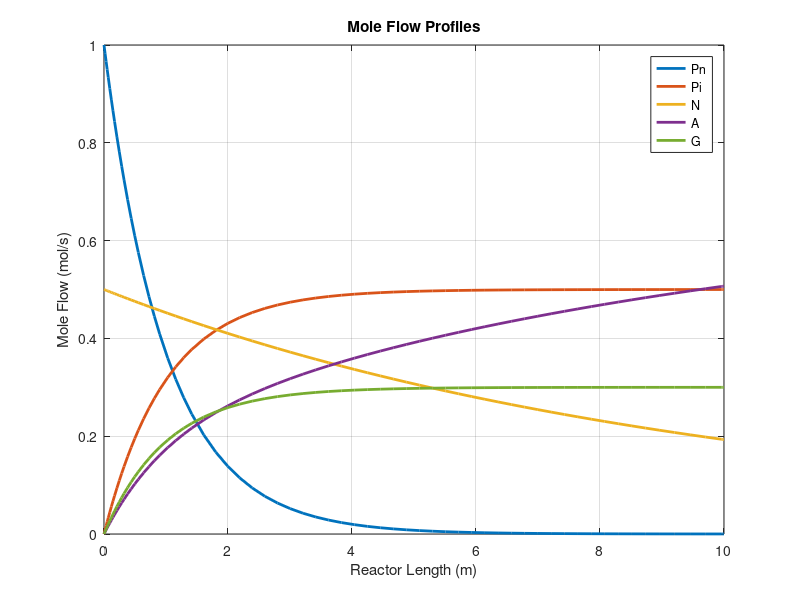
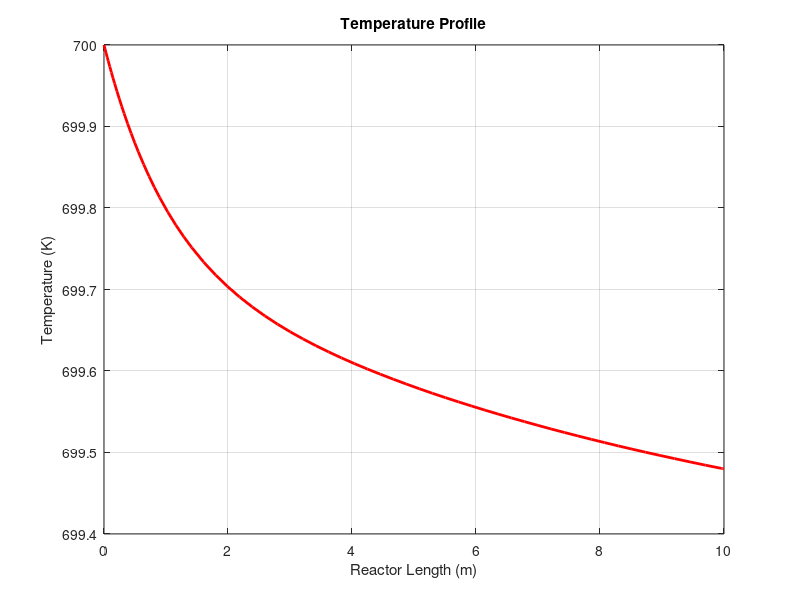
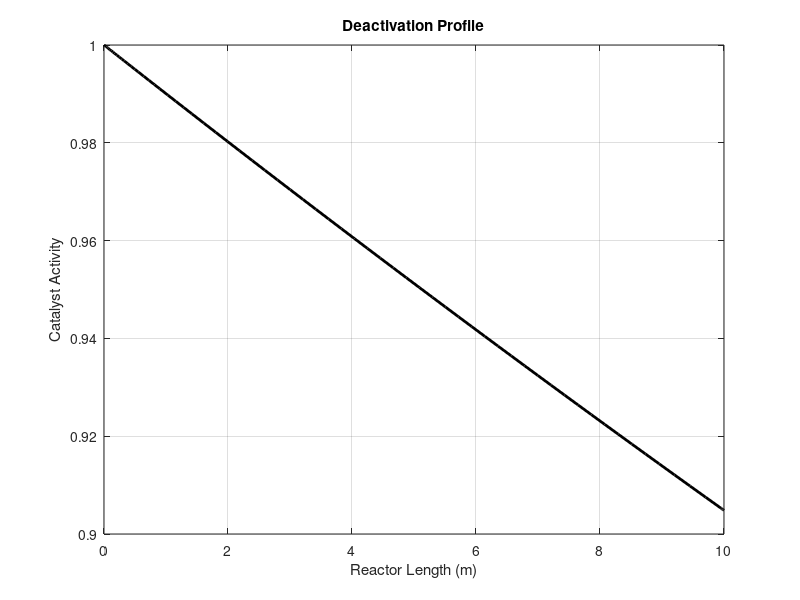
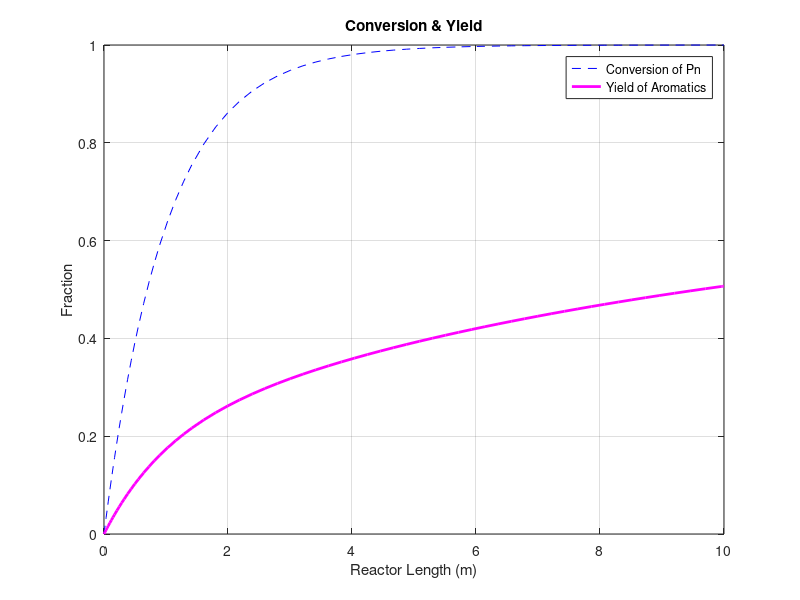

MATLAB code to generate these figures, in order: (Note: this script raises an error after producing the figures.)
clc; clear;

% Constants
R = 8.314;       % J/mol-K
rho = 1000;      % mol/m³
Cp = 120;        % J/mol-K
UA = 0;
Tcool = 600;

% Heats of reactions (J/mol)
dH1 = -5000; dH2 = 120000; dH3 = 104000; dH4 = 30000;

% Rate constants (1/s)
k1 = 0.5; k2 = 0.2; k3 = 0.1; k4 = 0.3;

% Catalyst deactivation
kd = 0.01; % 1/m

% Initial conditions
Pn0 = 1.0; Pi0 = 0.0; N0 = 0.5; A0 = 0.0; G0 = 0.0; T0 = 700; a0 = 1.0;
y0 = [Pn0; Pi0; N0; A0; G0; T0; a0];
zspan = [0 10];

% ODE system
reform_model = @(z, y) [
    -k1*y(7)*y(1) - k2*y(7)*y(1) - k4*y(7)*y(1);           % dPn
     k1*y(7)*y(1);                                         % dPi
    -k3*y(7)*y(3);                                         % dN
     k2*y(7)*y(1) + k3*y(7)*y(3);                          % dA
     k4*y(7)*y(1);                                         % dG
    (-(dH1*k1*y(7)*y(1) + dH2*k2*y(7)*y(1) + ...
       dH3*k3*y(7)*y(3) + dH4*k4*y(7)*y(1))) / (rho*Cp);   % dT
    -kd * y(7)                                             % da
];

% Solve
[z, y] = ode45(reform_model, zspan, y0);
Pn = y(:,1); Pi = y(:,2); N = y(:,3); A = y(:,4); G = y(:,5); T = y(:,6); a = y(:,7);

% Derived: Conversion and Yield
Xpn = (Pn0 - Pn) / Pn0;
Ya = A / Pn0;

% Figure 1: Mole flows
figure(1)
plot(z, [Pn Pi N A G], 'LineWidth', 2)
xlabel('Reactor Length (m)'), ylabel('Mole Flow (mol/s)')
legend('Pn','Pi','N','A','G')
title('Mole Flow Profiles'), grid on

% Figure 2: Temperature
figure(2)
plot(z, T, 'r', 'LineWidth', 2)
xlabel('Reactor Length (m)'), ylabel('Temperature (K)')
title('Temperature Profile'), grid on

% Figure 3: Catalyst activity
figure(3)
plot(z, a, 'k', 'LineWidth', 2)
xlabel('Reactor Length (m)'), ylabel('Catalyst Activity')
title('Deactivation Profile'), grid on

% Figure 4: Conversion and Yield
figure(4)
plot(z, Xpn, 'b--', z, Ya, 'm-', 'LineWidth', 2)
xlabel('Reactor Length (m)'), ylabel('Fraction')
legend('Conversion of Pn', 'Yield of Aromatics')
title('Conversion & Yield'), grid on

% Figure 5: All in one
figure(5)

subplot(2,2,1)
plot(z, [Pn Pi N A G], 'LineWidth', 2)
xlabel('Reactor Length (m)'), ylabel('Mole Flow (mol/s)')
legend('Pn','Pi','N','A','G')
title('Mole Flow Profiles'), grid on

subplot(2,2,2)
plot(z, T, 'r', 'LineWidth', 2)
xlabel('Reactor Length (m)'), ylabel('Temperature (K)')
title('Temperature Profile'), grid on

subplot(2,2,3)
plot(z, a, 'k', 'LineWidth', 2)
xlabel('Reactor Length (m)'), ylabel('Catalyst Activity')
title('Deactivation Profile'), grid on

subplot(2,2,4)
plot(z, Xpn, 'b--', z, Ya, 'm-', 'LineWidth', 2)
xlabel('Reactor Length (m)'), ylabel('Fraction')
legend('Conversion of Pn', 'Yield of Aromatics')
title('Conversion & Yield'), grid on

sgtitle('Catalytic Reforming of Naphtha – All Graphs')
